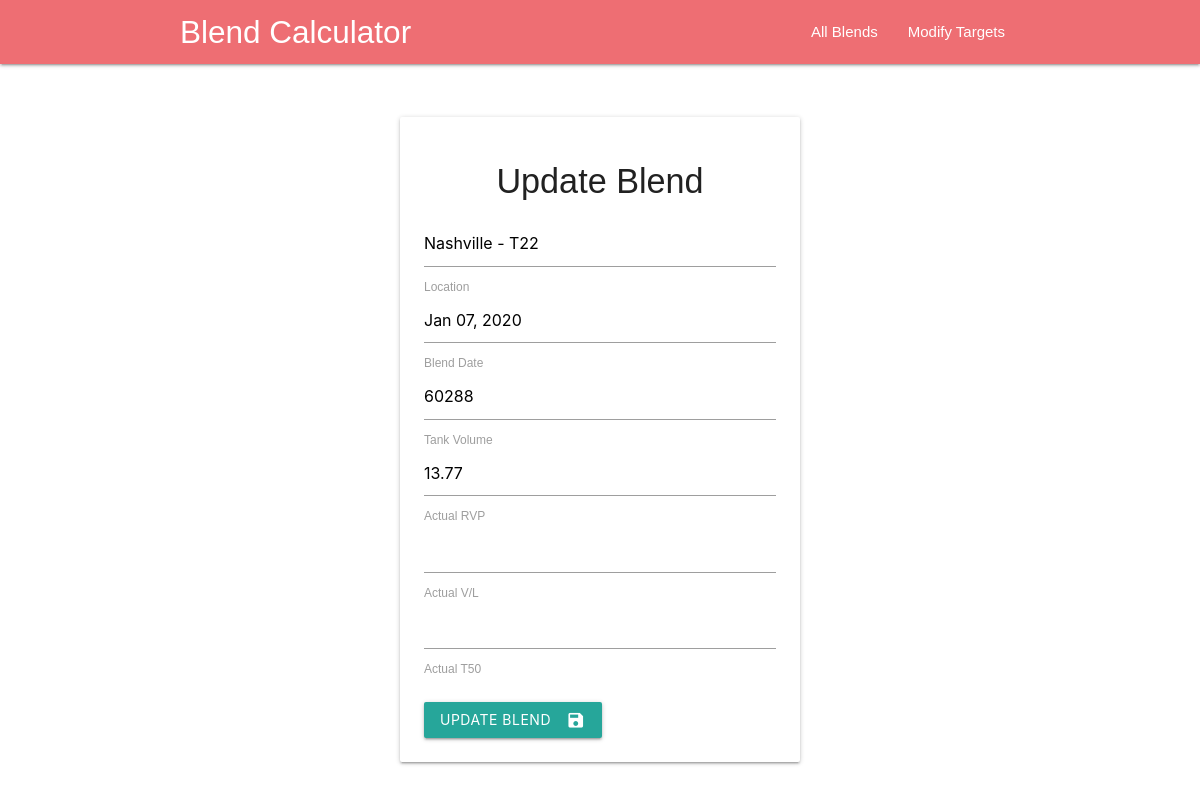
Screenshot of /update/2 with the database file from the repository.
### app.py (models this page shows, shortened)
class Blend(db.Model):
    id = db.Column(db.Integer, primary_key=True)
    location = db.Column(db.String(200), nullable=False)
    tankvolume = db.Column(db.String(200), default=0)
    actualrvp = db.Column(db.String(200), nullable=False)
    actualvl = db.Column(db.String(200), default=0)
    actualt50 = db.Column(db.String(200), default=0)
    finalcalc = db.Column(db.String(200))
    blenddate = db.Column(db.String(200))
    blendlimit = db.Column(db.String(200))

### app.py (the view)
@app.route('/update/<int:id>', methods=['GET', 'POST'])
def update(id):
    blend = Blend.query.get_or_404(id)
    if request.method =='POST':
        blend.location = request.form['location']
        blend.blenddate = request.form['blenddate']
        blend.tankvolume = request.form['tankvolume']
        blend.actualrvp = request.form['actualrvp']
        blend.actualvl = request.form['actualvl']
        blend.actualt50 = request.form['actualt50']
        try:
            db.session.commit()
            return redirect('/')
        except:
            return 'There was an issue updating your blend'
    else:
        return render_template('update.html', blend=blend)

### templates/update.html (shortened to what this page needs)
{% extends 'base.html' %}
{% block body %}
    <div class="content">
        <br>
        <br>
        <div class="card-panel">
            <h4 style="text-align: center">Update Blend</h4>
            <div class="form">
                <form action="/update/{{ blend.id }}" method="POST">
                    <input placeholder="Location" type="text" name="location" id="location"
                           value="{{ blend.location }}">
                    <label class="active" for="location">Location</label>
                    <input type="text" class="datepicker" name="blenddate" id="blenddate" value="{{ blend.blenddate }}">
                    <label class="active" for="blenddate">Blend Date</label>
                    <input type="text" name="tankvolume" id="tankvolume" value="{{ blend.tankvolume }}">
                    <label class="active" for="tankvolume">Tank Volume</label>
                    <input type="text" name="actualrvp" id="actualrvp" value="{{ blend.actualrvp }}">
                    <label class="active" for="actualrvp">Actual RVP</label>
                    <input type="text" name="actualvl" id="actualvl" value="{{ blend.actualvl }}">
                    <label class="active" for="actualvl">Actual V/L</label>
                    <input type="text" name="actualt50" id="actualt50" value="{{ blend.actualt50 }}">
                    <label class="active" for="actualt50">Actual T50</label>
                    <br>
                    <br>
                    <button class="btn waves-effect waves-light" type="submit" name="action">Update Blend
                        <i class="material-icons right">save</i>
                    </button>
                </form>
            </div>
        </div>
    </div>
{% endblock %}

### static/CSS/main.css (style rules this page uses)
body, html { margin: 0; font-family: sans-serif; }
.content { margin: 0 auto; width: 400px; }
.form { margin-top: 20px; }

### rows the page displays
Blend: location "Nashville - T22", blenddate "Jan 07, 2020", tankvolume "60288", actualrvp "13.77"
